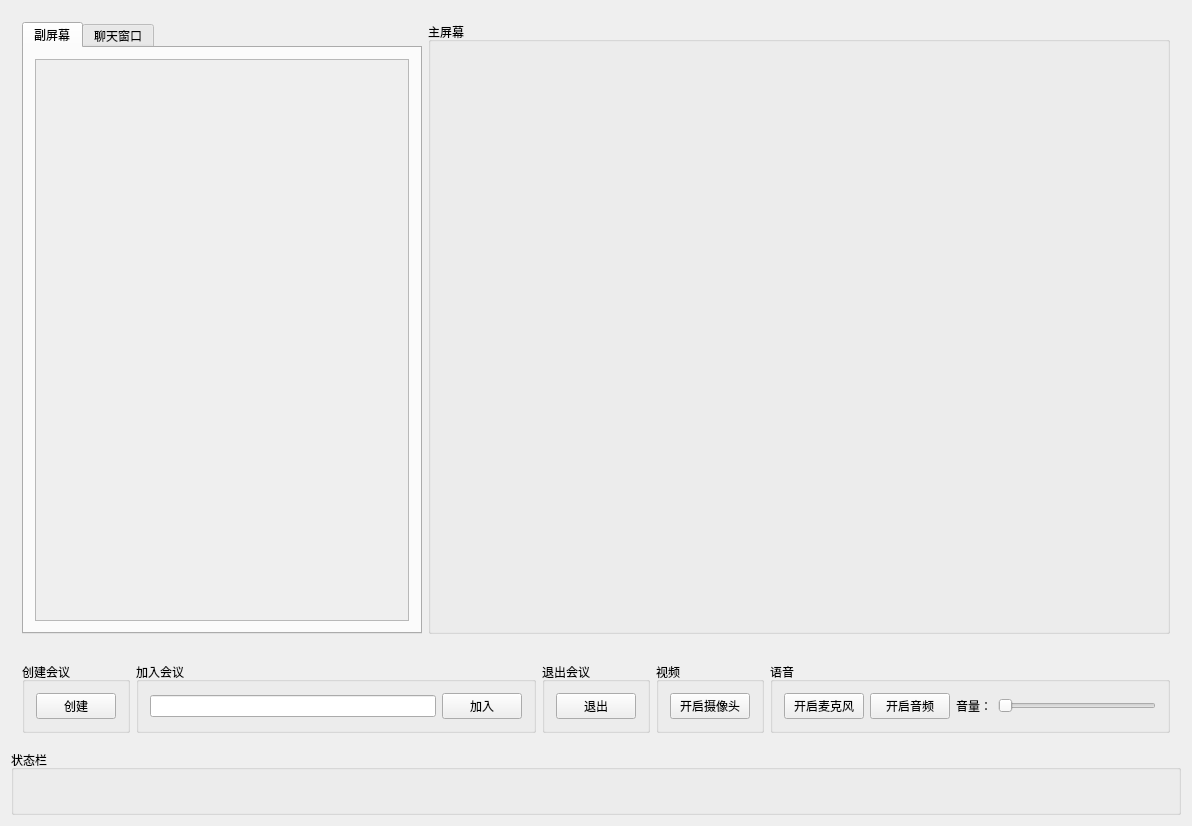
<?xml version="1.0" encoding="UTF-8"?>
<ui version="4.0">
 <class>Widget</class>
 <widget class="QWidget" name="Widget">
  <property name="geometry">
   <rect>
    <x>0</x>
    <y>0</y>
    <width>1192</width>
    <height>826</height>
   </rect>
  </property>
  <property name="windowTitle">
   <string>Widget</string>
  </property>
  <property name="windowIcon">
   <iconset resource="res.qrc">
    <normaloff>:/resource/meetIcon.png</normaloff>:/resource/meetIcon.png</iconset>
  </property>
  <layout class="QVBoxLayout" name="verticalLayout">
   <item>
    <widget class="QWidget" name="widget_4" native="true">
     <layout class="QGridLayout" name="gridLayout_10">
      <item row="0" column="0">
       <widget class="QTabWidget" name="tabWidget">
        <property name="sizePolicy">
         <sizepolicy hsizetype="Minimum" vsizetype="Expanding">
          <horstretch>0</horstretch>
          <verstretch>0</verstretch>
         </sizepolicy>
        </property>
        <property name="minimumSize">
         <size>
          <width>400</width>
          <height>0</height>
         </size>
        </property>
        <property name="maximumSize">
         <size>
          <width>16777215</width>
          <height>16777215</height>
         </size>
        </property>
        <property name="currentIndex">
         <number>0</number>
        </property>
        <widget class="QWidget" name="tab">
         <attribute name="title">
          <string>副屏幕</string>
         </attribute>
         <layout class="QHBoxLayout" name="horizontalLayout_5">
          <item>
           <widget class="QScrollArea" name="scrollArea">
            <property name="sizePolicy">
             <sizepolicy hsizetype="Expanding" vsizetype="Expanding">
              <horstretch>0</horstretch>
              <verstretch>0</verstretch>
             </sizepolicy>
            </property>
            <property name="widgetResizable">
             <bool>true</bool>
            </property>
            <widget class="QWidget" name="scrollAreaWidgetContents">
             <property name="geometry">
              <rect>
               <x>0</x>
               <y>0</y>
               <width>374</width>
               <height>599</height>
              </rect>
             </property>
             <property name="baseSize">
              <size>
               <width>370</width>
               <height>568</height>
              </size>
             </property>
            </widget>
           </widget>
          </item>
         </layout>
        </widget>
        <widget class="QWidget" name="tab_2">
         <attribute name="title">
          <string>聊天窗口</string>
         </attribute>
         <layout class="QVBoxLayout" name="verticalLayout_2">
          <item>
           <widget class="QListWidget" name="listWidget"/>
          </item>
          <item>
           <widget class="QPlainTextEdit" name="plainTextEdit">
            <property name="maximumSize">
             <size>
              <width>16777215</width>
              <height>60</height>
             </size>
            </property>
           </widget>
          </item>
          <item>
           <layout class="QHBoxLayout" name="horizontalLayout_4">
            <item>
             <widget class="QPushButton" name="sendmsg">
              <property name="text">
               <string>发送</string>
              </property>
             </widget>
            </item>
            <item>
             <widget class="QPushButton" name="sendimg">
              <property name="text">
               <string>图片发送</string>
              </property>
             </widget>
            </item>
           </layout>
          </item>
         </layout>
        </widget>
       </widget>
      </item>
      <item row="0" column="1">
       <widget class="QGroupBox" name="groupBox">
        <property name="sizePolicy">
         <sizepolicy hsizetype="Preferred" vsizetype="Preferred">
          <horstretch>0</horstretch>
          <verstretch>0</verstretch>
         </sizepolicy>
        </property>
        <property name="minimumSize">
         <size>
          <width>0</width>
          <height>0</height>
         </size>
        </property>
        <property name="title">
         <string>主屏幕</string>
        </property>
        <layout class="QGridLayout" name="gridLayout_5">
         <item row="0" column="0">
          <widget class="QLabel" name="mainshow_label">
           <property name="sizePolicy">
            <sizepolicy hsizetype="Expanding" vsizetype="Expanding">
             <horstretch>0</horstretch>
             <verstretch>0</verstretch>
            </sizepolicy>
           </property>
           <property name="minimumSize">
            <size>
             <width>0</width>
             <height>0</height>
            </size>
           </property>
           <property name="text">
            <string/>
           </property>
          </widget>
         </item>
        </layout>
       </widget>
      </item>
     </layout>
    </widget>
   </item>
   <item>
    <widget class="QWidget" name="widget_3" native="true">
     <layout class="QHBoxLayout" name="horizontalLayout_2">
      <item>
       <widget class="QGroupBox" name="groupBox_7">
        <property name="title">
         <string>创建会议</string>
        </property>
        <layout class="QHBoxLayout" name="horizontalLayout_3">
         <item>
          <widget class="QPushButton" name="createmeetBtn">
           <property name="text">
            <string>创建</string>
           </property>
          </widget>
         </item>
        </layout>
       </widget>
      </item>
      <item>
       <widget class="QGroupBox" name="groupBox_6">
        <property name="title">
         <string>加入会议</string>
        </property>
        <layout class="QHBoxLayout" name="horizontalLayout">
         <item>
          <widget class="QLineEdit" name="meetno"/>
         </item>
         <item>
          <widget class="QPushButton" name="joinmeetBtn">
           <property name="text">
            <string>加入</string>
           </property>
          </widget>
         </item>
        </layout>
       </widget>
      </item>
      <item>
       <widget class="QGroupBox" name="groupBox_3">
        <property name="title">
         <string>退出会议</string>
        </property>
        <layout class="QGridLayout" name="gridLayout_8">
         <item row="0" column="1">
          <widget class="QPushButton" name="exitmeetBtn">
           <property name="text">
            <string>退出</string>
           </property>
          </widget>
         </item>
        </layout>
       </widget>
      </item>
      <item>
       <widget class="QGroupBox" name="groupBox_4">
        <property name="title">
         <string>视频</string>
        </property>
        <layout class="QGridLayout" name="gridLayout_6">
         <item row="0" column="0">
          <widget class="QPushButton" name="openVideo">
           <property name="text">
            <string>开启摄像头</string>
           </property>
          </widget>
         </item>
        </layout>
       </widget>
      </item>
      <item>
       <widget class="QGroupBox" name="groupBox_5">
        <property name="title">
         <string>语音 </string>
        </property>
        <layout class="QGridLayout" name="gridLayout_7">
         <item row="0" column="2">
          <widget class="QLabel" name="label_2">
           <property name="text">
            <string>音量：</string>
           </property>
          </widget>
         </item>
         <item row="0" column="1">
          <widget class="QPushButton" name="openAudio">
           <property name="text">
            <string>开启音频</string>
           </property>
          </widget>
         </item>
         <item row="0" column="0">
          <widget class="QPushButton" name="openMicrophone">
           <property name="text">
            <string>开启麦克风</string>
           </property>
          </widget>
         </item>
         <item row="0" column="3">
          <widget class="QSlider" name="horizontalSlider">
           <property name="orientation">
            <enum>Qt::Horizontal</enum>
           </property>
          </widget>
         </item>
        </layout>
       </widget>
      </item>
     </layout>
    </widget>
   </item>
   <item>
    <widget class="QGroupBox" name="groupBox_2">
     <property name="minimumSize">
      <size>
       <width>0</width>
       <height>50</height>
      </size>
     </property>
     <property name="title">
      <string>状态栏</string>
     </property>
     <layout class="QHBoxLayout" name="horizontalLayout_6">
      <item>
       <widget class="QLabel" name="outlog">
        <property name="minimumSize">
         <size>
          <width>0</width>
          <height>20</height>
         </size>
        </property>
        <property name="text">
         <string/>
        </property>
       </widget>
      </item>
     </layout>
    </widget>
   </item>
  </layout>
 </widget>
 <layoutdefault spacing="6" margin="11"/>
 <resources>
  <include location="res.qrc"/>
 </resources>
 <connections/>
</ui>
